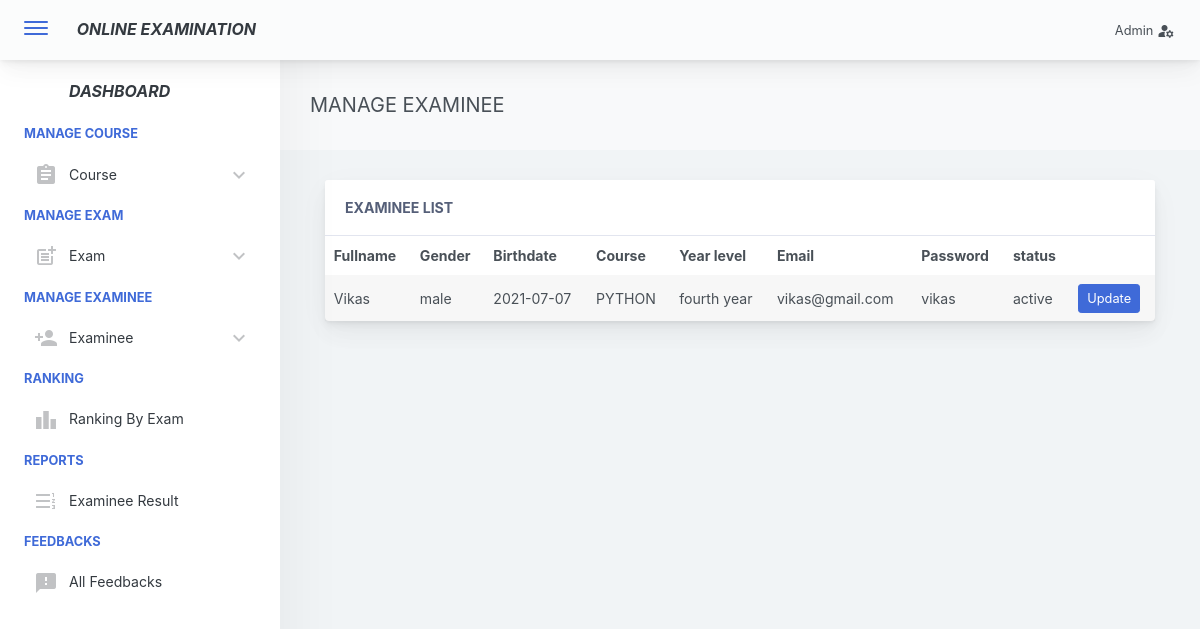
The page /adminpanel/admin/home.php?page=manage-examinee (signed in) on the database as committed earlier.
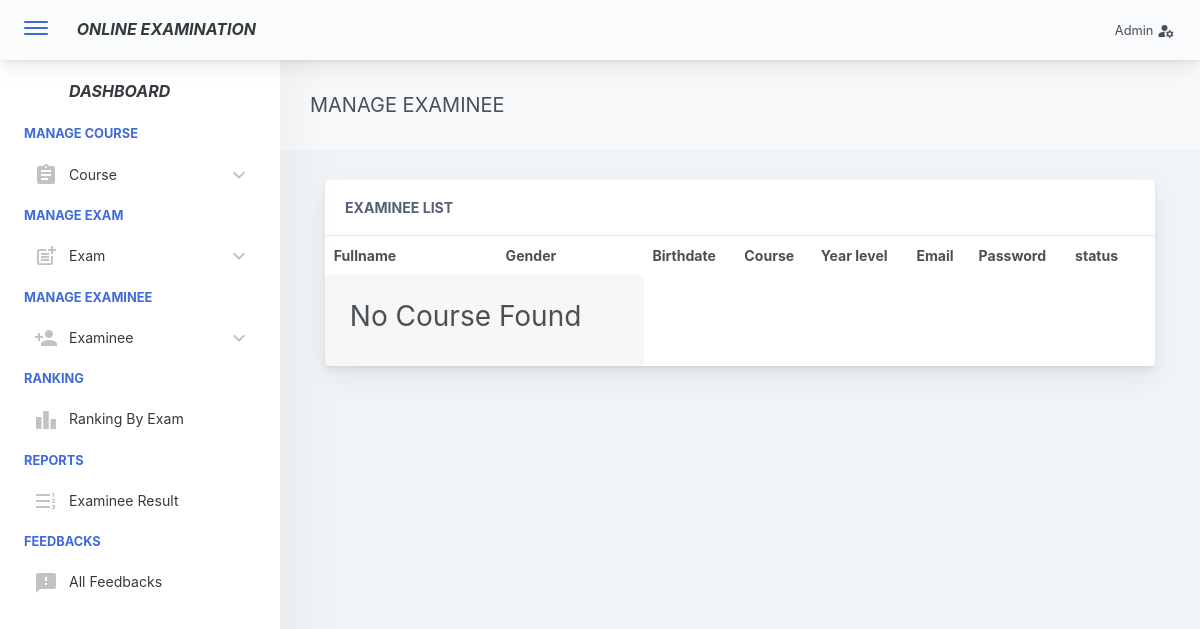
The same page on the database as committed later.
### tables this page shows
CREATE TABLE `examinee_tbl` (
  `exmne_id` int(11) PRIMARY KEY AUTO_INCREMENT,
  `exmne_fullname` varchar(1000) NOT NULL,
  `exmne_course` varchar(1000) NOT NULL,
  `exmne_gender` varchar(1000) NOT NULL,
  `exmne_birthdate` varchar(1000) NOT NULL,
  `exmne_year_level` varchar(1000) NOT NULL,
  `exmne_email` varchar(1000) NOT NULL,
  `exmne_password` varchar(1000) NOT NULL,
  `exmne_status` varchar(1000) NOT NULL DEFAULT 'active'
);

CREATE TABLE `course_tbl` (
  `cou_id` int(11) PRIMARY KEY AUTO_INCREMENT,
  `cou_name` varchar(1000) NOT NULL,
  `cou_created` timestamp NOT NULL DEFAULT CURRENT_TIMESTAMP ON UPDATE CURRENT_TIMESTAMP
);

### adminpanel/admin/pages/manage-examinee.php (the view)
<link rel="stylesheet" type="text/css" href="css/mycss.css">
<div class="app-main__outer">
        <div class="app-main__inner">
            <div class="app-page-title">
                <div class="page-title-wrapper">
                    <div class="page-title-heading">
                        <div>MANAGE EXAMINEE</div>
                    </div>
                </div>
            </div>
            <div class="col-md-12">
                <div class="main-card mb-3 card">
                    <div class="card-header">Examinee List
                    </div>
                    <div class="table-responsive">
                        <table class="align-middle mb-0 table table-borderless table-striped table-hover" id="tableList">
                            <thead>
                            <tr>
                                <th>Fullname</th>
                                <th>Gender</th>
                                <th>Birthdate</th>
                                <th>Course</th>
                                <th>Year level</th>
                                <th>Email</th>
                                <th>Password</th>
                                <th>status</th>
                                <th></th>
                            </tr>
                            </thead>
                            <tbody>
                              <?php
                                $selExmne = $conn->query("SELECT * FROM examinee_tbl ORDER BY exmne_id DESC ");
                                if($selExmne->rowCount() > 0)
                                {
                                    while ($selExmneRow = $selExmne->fetch(PDO::FETCH_ASSOC)) { ?>
                                        <tr>
                                           <td><?php echo $selExmneRow['exmne_fullname']; ?></td>
                                           <td><?php echo $selExmneRow['exmne_gender']; ?></td>
                                           <td><?php echo $selExmneRow['exmne_birthdate']; ?></td>
                                           <td>
                                            <?php
                                                 $exmneCourse = $selExmneRow['exmne_course'];
                                                 $selCourse = $conn->query("SELECT * FROM course_tbl WHERE cou_id='$exmneCourse' ")->fetch(PDO::FETCH_ASSOC);
                                                 echo $selCourse['cou_name'];
                                             ?>
                                            </td>
                                           <td><?php echo $selExmneRow['exmne_year_level']; ?></td>
                                           <td><?php echo $selExmneRow['exmne_email']; ?></td>
                                           <td><?php echo $selExmneRow['exmne_password']; ?></td>
                                           <td><?php echo $selExmneRow['exmne_status']; ?></td>
                                           <td>
                                               <a rel="facebox" href="query/updateExaminee.php?id=<?php echo $selExmneRow['exmne_id']; ?>" class="btn btn-sm btn-primary">Update</a>
                                           </td>
                                        </tr>
                                    <?php }
                                }
                                else
                                { ?>
                                    <tr>
                                      <td colspan="2">
                                        <h3 class="p-3">No Course Found</h3>
                                      </td>
                                    </tr>
                                <?php }
                               ?>
                            </tbody>
                        </table>
                    </div>
                </div>
            </div>
</div>

### adminpanel/admin/includes/header.php (shortened to what this page needs)
<!doctype html>
<html lang="en">
<head>
    <link rel="stylesheet" href="https://cdnjs.cloudflare.com/ajax/libs/font-awesome/4.7.0/css/font-awesome.min.css">
    <link href="./main.css" rel="stylesheet">
    <link href="css/sweetalert.css" rel="stylesheet">
    <link href="css/facebox.css" rel="stylesheet">
</head>
<body id="body">
    <div class="app-container app-theme-white body-tabs-shadow fixed-sidebar fixed-header">
        <div class="app-header header-shadow">
            <div class="app-header__logo">
                <div class="header__pane ">
                    <div>
                        <button type="button" class="hamburger close-sidebar-btn hamburger--elastic"
                            data-class="closed-sidebar">
                            <span class="hamburger-box">
                                <span class="hamburger-inner"></span>
                            </span>
                        </button>
                    </div>
                </div>
                <div class="app-sidebar__heading ml-auto"><a class="text-dark" href="home.php"> <i
                            class="h6 font-weight-bold text-left"> ONLINE
                            EXAMINATION </i></a></div>
            </div>
            <div class="app-header__content">
                <div class="app-header-right">
                    <div class="header-btn-lg pr-0">
                        <div class="widget-content p-0">
                            <div class="widget-content-wrapper">
                                <div class="widget-content-left">
                                    <div class="btn-group">
                                        <a data-toggle="dropdown" aria-haspopup="true" aria-expanded="false"
                                            class="p-0 btn">
                                            Admin
                                            <span class="material-icons">
                                            </span>
                                        </a>
                                    </div>
                                </div>
                            </div>
                        </div>
                    </div>
                </div>
            </div>
        </div>

### adminpanel/admin/home.php (shortened to what this page needs)
<?php include("includes/header.php"); ?>
<div class="app-main">
    <?php include("includes/sidebar.php"); ?>
    <?php
   @$page = $_GET['page'];
   if($page != '')
   {
     if($page == "add-course")
     {
     include("pages/add-course.php");
     }
     else if($page == "manage-course")
     {
     	include("pages/manage-course.php");
     }
     else if($page == "manage-exam")
     {
      include("pages/manage-exam.php");
     }
     else if($page == "manage-examinee")
     {
      include("pages/manage-examinee.php");
     }
   }
   else
   {
     include("pages/home.php");
   }
 ?>
    <?php include("includes/footer.php"); ?>

### adminpanel/admin/includes/sidebar.php (shortened to what this page needs)
<div class="app-sidebar sidebar-shadow">
    <div class="scrollbar-sidebar">
        <div class="app-sidebar__inner">
            <ul class="vertical-nav-menu">
                <li class="app-sidebar__heading"><a href="home.php"> <i class="h6 font-weight-bold text-left"> DASHBOARD </i></a></li>
                <li class="app-sidebar__heading">MANAGE COURSE</li>
                <li>
                    <a href="#">
                        <i class="metismenu-icon material-icons">assignment</i>
                        Course
                        <i class="metismenu-state-icon material-icons">
                        </i>
                    </a>
                </li>
                <li class="app-sidebar__heading">MANAGE EXAM</li>
                <li>
                    <a href="#">
                        <i class="metismenu-icon material-icons">
                        </i>
                        Exam
                        <i class="metismenu-state-icon material-icons">
                        </i>
                    </a>
                </li>
                <li class="app-sidebar__heading">MANAGE EXAMINEE</li>
                <li>
                    <a href="#">
                        <i class="metismenu-icon material-icons">
                        </i>
                        Examinee
                        <i class="metismenu-state-icon material-icons">
                        </i>
                    </a>
                </li>
                <li class="app-sidebar__heading">RANKING</li>
                <li>
                    <a href="home.php?page=ranking-exam">
                        <i class="metismenu-icon material-icons mr-2">
                        </i>Ranking By Exam
                    </a>
                </li>
                <li class="app-sidebar__heading">REPORTS</li>
                <li>
                    <a href="home.php?page=examinee-result">
                        <i class="metismenu-icon material-icons mr-2">
                        </i>Examinee Result
                    </a>
                </li>
                <li class="app-sidebar__heading">FEEDBACKS</li>
                <li>
                    <a href="home.php?page=feedbacks">
                        <i class="metismenu-icon material-icons mr-2">
                        </i>All Feedbacks
                    </a>
                </li>
            </ul>
        </div>
    </div>
</div>

### adminpanel/admin/includes/footer.php (shortened to what this page needs)
</div>
</div>
</div>
</body>
</html>

### adminpanel/admin/css/facebox.css (style rules this page uses)
.material-icons { vertical-align: middle; }

### adminpanel/admin/includes/header.php (style rules this page uses)
.material-icons { vertical-align: middle; font-size: large; }

Rows that differ between the two databases and show on the page:
removed examinee_tbl: exmne_fullname "Vikas", exmne_gender "male", exmne_birthdate "2021-07-07", course_tbl.cou_name "PYTHON", exmne_year_level "fourth year", exmne_email "vikas@gmail.com", exmne_password "vikas", exmne_status "active"
Other text that changed with them:
text now shown: "No Course Found"
